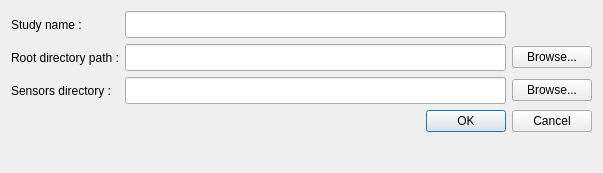
<?xml version="1.0" encoding="UTF-8"?>
<ui version="4.0">
 <class>dialogStudy</class>
 <widget class="QDialog" name="dialogStudy">
  <property name="windowModality">
   <enum>Qt::WindowModal</enum>
  </property>
  <property name="geometry">
   <rect>
    <x>0</x>
    <y>0</y>
    <width>603</width>
    <height>173</height>
   </rect>
  </property>
  <property name="maximumSize">
   <size>
    <width>16777215</width>
    <height>173</height>
   </size>
  </property>
  <property name="windowTitle">
   <string>Create your Study</string>
  </property>
  <layout class="QVBoxLayout" name="verticalLayout">
   <item>
    <layout class="QGridLayout" name="gridLayout" columnstretch="0,1,0">
     <item row="0" column="0">
      <widget class="QLabel" name="label">
       <property name="text">
        <string>Study name :</string>
       </property>
      </widget>
     </item>
     <item row="0" column="1">
      <widget class="QLineEdit" name="lineEditName">
       <property name="minimumSize">
        <size>
         <width>0</width>
         <height>27</height>
        </size>
       </property>
      </widget>
     </item>
     <item row="0" column="2">
      <spacer name="horizontalSpacer_2">
       <property name="orientation">
        <enum>Qt::Horizontal</enum>
       </property>
       <property name="sizeHint" stdset="0">
        <size>
         <width>40</width>
         <height>20</height>
        </size>
       </property>
      </spacer>
     </item>
     <item row="1" column="0">
      <widget class="QLabel" name="label_2">
       <property name="text">
        <string>Root directory path :</string>
       </property>
      </widget>
     </item>
     <item row="1" column="1">
      <widget class="QLineEdit" name="lineEditRootDirPath">
       <property name="minimumSize">
        <size>
         <width>0</width>
         <height>27</height>
        </size>
       </property>
      </widget>
     </item>
     <item row="1" column="2">
      <widget class="QPushButton" name="pushButtonBrowseRootDir">
       <property name="sizePolicy">
        <sizepolicy hsizetype="Minimum" vsizetype="Fixed">
         <horstretch>0</horstretch>
         <verstretch>0</verstretch>
        </sizepolicy>
       </property>
       <property name="text">
        <string>Browse...</string>
       </property>
      </widget>
     </item>
     <item row="2" column="0">
      <widget class="QLabel" name="label_3">
       <property name="text">
        <string>Sensors directory :</string>
       </property>
      </widget>
     </item>
     <item row="2" column="1">
      <widget class="QLineEdit" name="lineEditSensorsDir">
       <property name="minimumSize">
        <size>
         <width>0</width>
         <height>27</height>
        </size>
       </property>
       <property name="text">
        <string/>
       </property>
      </widget>
     </item>
     <item row="2" column="2">
      <widget class="QPushButton" name="pushButtonBrowseSensorsDir">
       <property name="text">
        <string>Browse...</string>
       </property>
      </widget>
     </item>
    </layout>
   </item>
   <item>
    <layout class="QHBoxLayout" name="horizontalLayout">
     <item>
      <spacer name="horizontalSpacer">
       <property name="orientation">
        <enum>Qt::Horizontal</enum>
       </property>
       <property name="sizeHint" stdset="0">
        <size>
         <width>318</width>
         <height>20</height>
        </size>
       </property>
      </spacer>
     </item>
     <item>
      <widget class="QDialogButtonBox" name="buttonBox">
       <property name="standardButtons">
        <set>QDialogButtonBox::Cancel|QDialogButtonBox::Ok</set>
       </property>
      </widget>
     </item>
    </layout>
   </item>
   <item>
    <spacer name="verticalSpacer">
     <property name="orientation">
      <enum>Qt::Vertical</enum>
     </property>
     <property name="sizeHint" stdset="0">
      <size>
       <width>20</width>
       <height>16</height>
      </size>
     </property>
    </spacer>
   </item>
  </layout>
 </widget>
 <resources/>
 <connections>
  <connection>
   <sender>buttonBox</sender>
   <signal>accepted()</signal>
   <receiver>dialogStudy</receiver>
   <slot>accept()</slot>
   <hints>
    <hint type="sourcelabel">
     <x>248</x>
     <y>254</y>
    </hint>
    <hint type="destinationlabel">
     <x>157</x>
     <y>274</y>
    </hint>
   </hints>
  </connection>
  <connection>
   <sender>buttonBox</sender>
   <signal>rejected()</signal>
   <receiver>dialogStudy</receiver>
   <slot>reject()</slot>
   <hints>
    <hint type="sourcelabel">
     <x>316</x>
     <y>260</y>
    </hint>
    <hint type="destinationlabel">
     <x>286</x>
     <y>274</y>
    </hint>
   </hints>
  </connection>
 </connections>
</ui>
